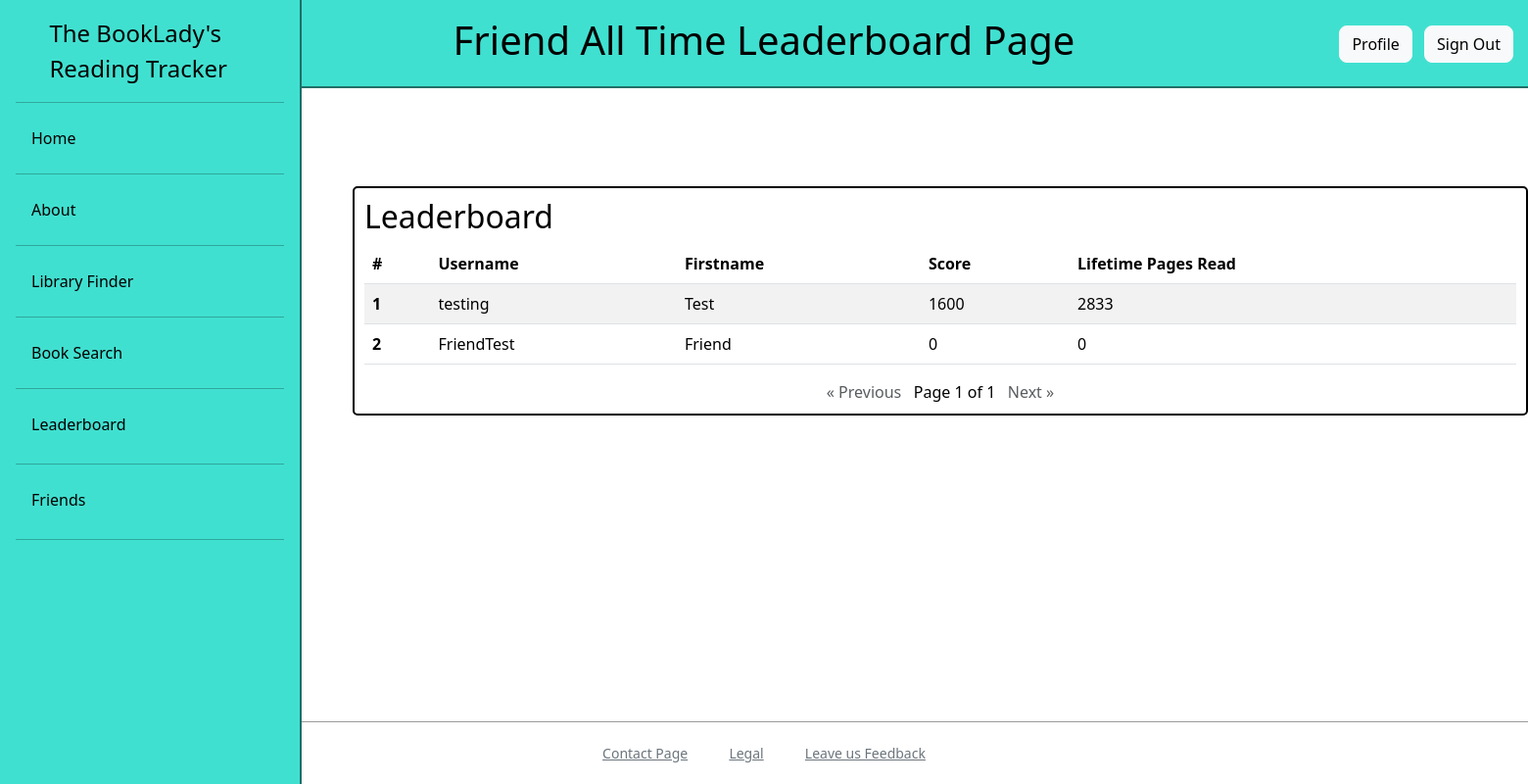
The page /leaderboard/friends/all-time (signed in) on the database its author committed.
### general/models.py (models this page shows, shortened)
class CustomUser(AbstractUser):  # Extend django User model https://docs.djangoproject.com/en/5.0/topics/auth/default/
    objects = CustomUserManager()
    score = models.PositiveIntegerField(default = 0) #Assumes score should never go under 0
    lifetime_pages_read = models.IntegerField(default = 0)
    lifetime_books_read = models.IntegerField(default = 0)
    friend_code = models.IntegerField(default = generate_unique_code, unique = True)
    friends_list = models.ManyToManyField("self", through="FriendsList", blank=True)
    badges=models.ManyToManyField(Badge, blank=True)
    last_login = models.DateTimeField(null=True, blank=True)
    def mutual_friends(self):
        moots = []
        friend :CustomUser
        for friend in self.friends_list.all():
            if friend.friends_list.contains(self):
                moots.append(friend.id)
        return CustomUser.objects.filter(id__in=moots)

### leaderboards/views.py (the view)
# urls.py: path('friends/all-time', views.FriendsLeaderboardAlltime, name = 'friends_alltime'),
@login_required
def FriendsLeaderboardAlltime(request :HttpRequest):
    if(not request.user.is_authenticated):  #Default to global if not logged in
        return GlobalLeaderboardAlltime(request)
    current_user :CustomUser = request.user
    friends = CustomUser.objects.filter(    #Filter gets current user and their mutual friends
        Q(id=current_user.id) |
        Q(id__in=current_user.mutual_friends())
    ).order_by("-score")
    paginator = Paginator(friends, 10)
    page_num = request.GET.get("page")
    page_obj = paginator.get_page(page_num)
    context = {
        'page_obj': page_obj,
    }
    return render(request, 'leaderboards/friendsLeaderboardAlltime.html', context)

### leaderboards/templates/leaderboards/friendsLeaderboardAlltime.html (shortened to what this page needs)
{% extends 'base.html' %}
    {% block page_title %}Friend All Time Leaderboard Page{% endblock %}
    {% block content %}
        <div class="tables container">
            <h2> Leaderboard </h2>
            <table class="table table-striped">
                <thead>
                    <tr>
                        <th scope="col">#</th>
                        <th scope="col">Username</th>
                        <th scope="col">Firstname</th>
                        <th scope="col">Score</th>
                        <th scope="col">Lifetime Pages Read</th>
                    </tr>
                </thead>
                <tbody>
                    {% for user in page_obj %}
                    <tr id="{{ user.id }}">
                        <th scope="row">{{ forloop.counter0|add:page_obj.start_index }}</th>
                        <td>{{ user.username }}</td>
                        <td>{{ user.first_name }}</td>
                        <td>{{ user.score }}</td>
                        <td>{{ user.lifetime_pages_read}}</td>
                    </tr>
                    {% endfor %}
                </tbody>
            </table>
            {% include 'page_navigator.html' %}
        </div>
    {% endblock %}

### rows shown on the page
CustomUser: username "testing", first_name "Test", score "1600", lifetime_pages_read "2833"
CustomUser: username "FriendTest", first_name "Friend", score "0", lifetime_pages_read "0"

### other values the page prints
{{ page_obj.number }} "1"
{{ page_obj.paginator.num_pages }} "1"
